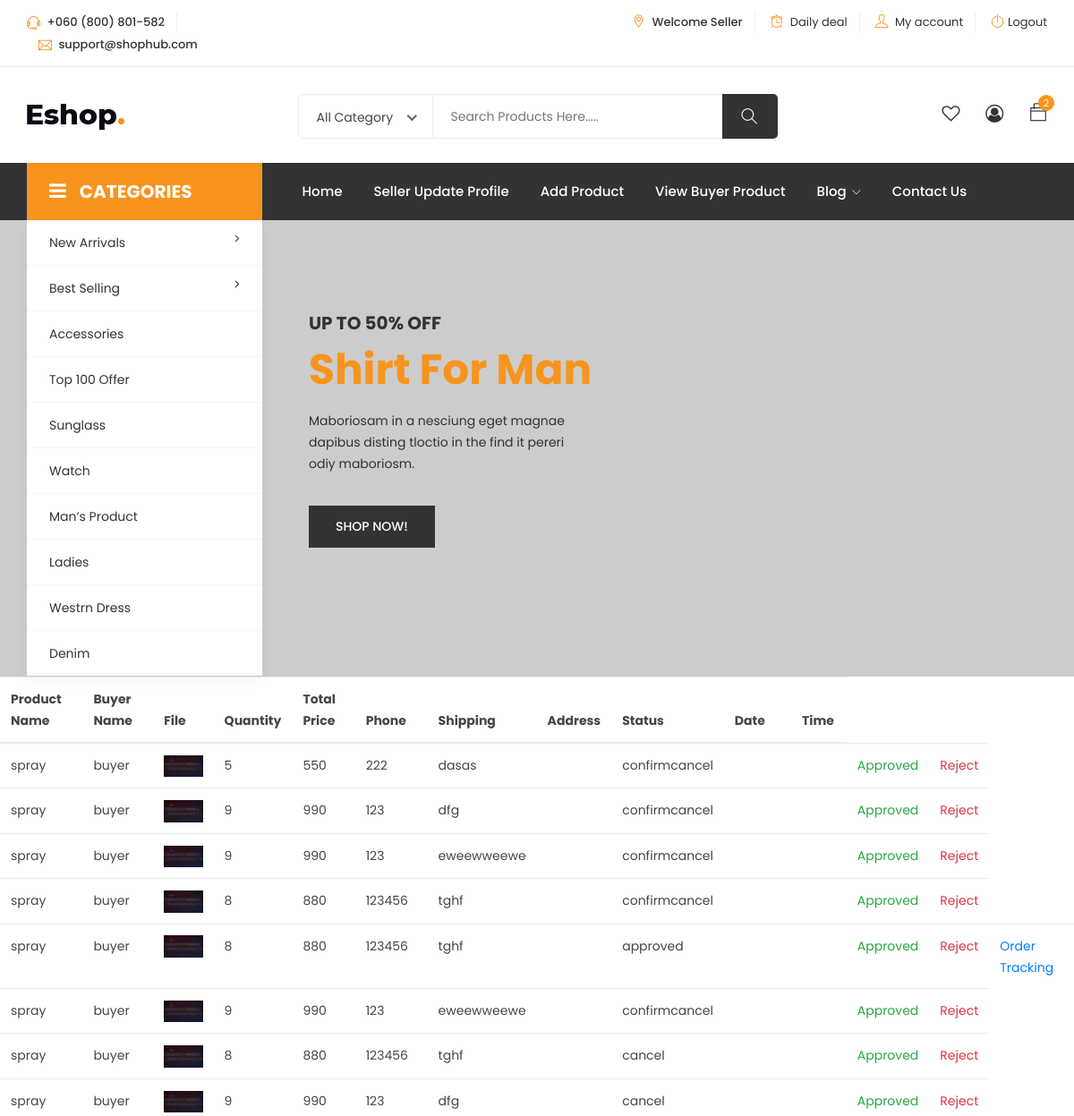
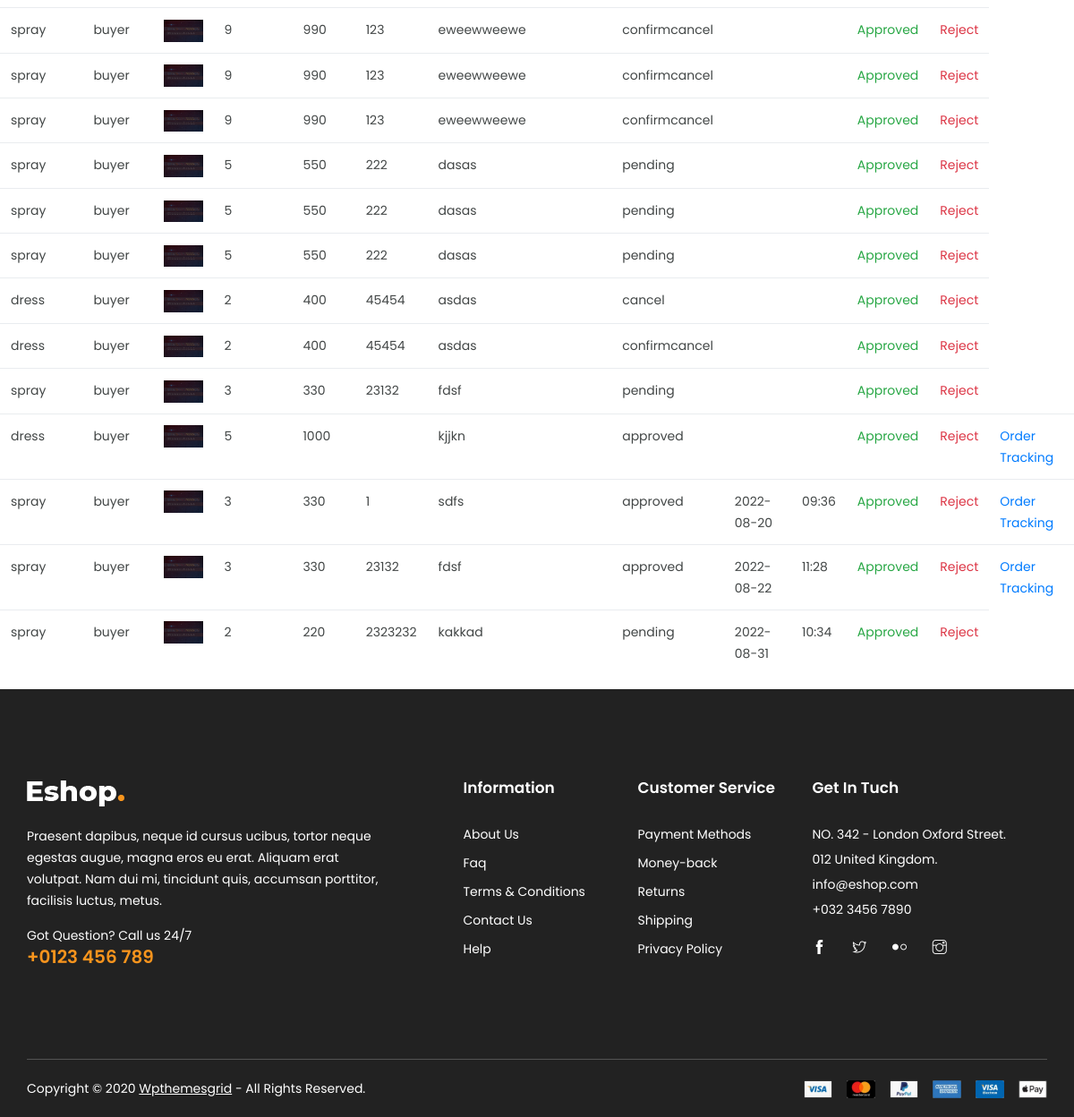
/viewbuyerproduct/ (signed in), run on the app's committed database (2 pictures, top to bottom).
### buyer/models.py (models this page shows)
class order_tb(models.Model):
    sellerid=models.ForeignKey('seller.seller_tb',on_delete=models.CASCADE)
    productid=models.ForeignKey('seller.product_tb',on_delete=models.CASCADE)
    buyerid=models.ForeignKey('buyer_tb',on_delete=models.CASCADE)
    shipping=models.CharField(max_length=20)
    phone=models.CharField(max_length=20)
    quantity=models.IntegerField()
    totalprice=models.IntegerField()
    date=models.CharField(max_length=20)
    time=models.CharField(max_length=20)
    status=models.CharField(max_length=20,default='pending')

class buyer_tb(models.Model):
    name=models.CharField(max_length=20)
    address=models.CharField(max_length=20)
    dob=models.CharField(max_length=20)
    gender=models.CharField(max_length=20)
    phonenumber=models.CharField(max_length=20)
    country=models.CharField(max_length=20)
    username=models.CharField(max_length=20)
    password=models.CharField(max_length=20)

### seller/models.py (models this page shows)
class product_tb(models.Model):
    product_name=models.CharField(max_length=20)
    stock=models.CharField(max_length=20)
    file=models.FileField()
    details=models.CharField(max_length=20)
    price=models.IntegerField()
    categoryid=models.ForeignKey('siteadmin.category_tb',on_delete=models.CASCADE)
    sellerid=models.ForeignKey('seller_tb',on_delete=models.CASCADE)

### seller/views.py (the view)
# urls.py: path('viewbuyerproduct/',sellerview.viewbuyerproduct,name='viewbuyerproduct'),
def viewbuyerproduct(request):
    sellerid=request.session['id']
    orderview=order_tb.objects.filter(sellerid=sellerid)
    return render(request,'viewbuyerproduct.html',{'orderview':orderview})

### templates/viewbuyerproduct.html (shortened to what this page needs)
<!DOCTYPE html>
<html lang="zxx">
<head>
	<link rel="stylesheet" href="/static/eshop/css/bootstrap.css">
    <link rel="stylesheet" href="/static/eshop/css/magnific-popup.min.css">
    <link rel="stylesheet" href="/static/eshop/css/font-awesome.css">
	<link rel="stylesheet" href="/static/eshop/css/jquery.fancybox.min.css">
    <link rel="stylesheet" href="/static/eshop/css/themify-icons.css">
    <link rel="stylesheet" href="/static/eshop/css/niceselect.css">
    <link rel="stylesheet" href="/static/eshop/css/animate.css">
    <link rel="stylesheet" href="/static/eshop/css/flex-slider.min.css">
    <link rel="stylesheet" href="/static/eshop/css/owl-carousel.css">
    <link rel="stylesheet" href="/static/eshop/css/slicknav.min.css">
	<link rel="stylesheet" href="/static/eshop/css/reset.css">
	<link rel="stylesheet" href="/static/eshop/style.css">
    <link rel="stylesheet" href="/static/eshop/css/responsive.css">
</head>
<body class="js">
	<header class="header shop">
		<div class="topbar">
			<div class="container">
				<div class="row">
					<div class="col-lg-4 col-md-12 col-12">
						<div class="top-left">
							<ul class="list-main">
								<li><i class="ti-headphone-alt"></i> +060 (800) 801-582</li>
								<li><i class="ti-email"></i> support@shophub.com</li>
							</ul>
						</div>
					</div>
					<div class="col-lg-8 col-md-12 col-12">
						<div class="right-content">
							<ul class="list-main">
								<li><i class="ti-location-pin"></i> Welcome Seller </li>
								<li><i class="ti-alarm-clock"></i> <a href="#">Daily deal</a></li>
								<li><i class="ti-user"></i> <a href="#">My account</a></li>
								<li><i class="ti-power-off"></i><a href="{% url 'logout' %}">Logout</a></li>
							</ul>
						</div>
					</div>
				</div>
			</div>
		</div>
		<div class="middle-inner">
			<div class="container">
				<div class="row">
					<div class="col-lg-2 col-md-2 col-12">
						<div class="logo">
							<a href="index.html"><img src="/static/eshop/images/logo.png" alt="logo"></a>
						</div>
					</div>
					<div class="col-lg-8 col-md-7 col-12">
						<div class="search-bar-top">
							<div class="search-bar">
								<form>
									<input name="search" placeholder="Search Products Here....." type="search">
									<button class="btnn"><i class="ti-search"></i></button>
								</form>
							</div>
						</div>
					</div>
					<div class="col-lg-2 col-md-3 col-12">
						<div class="right-bar">
							<div class="sinlge-bar">
								<a href="#" class="single-icon"><i class="fa fa-heart-o" aria-hidden="true"></i></a>
							</div>
							<div class="sinlge-bar">
								<a href="#" class="single-icon"><i class="fa fa-user-circle-o" aria-hidden="true"></i></a>
							</div>
							<div class="sinlge-bar shopping">
								<a href="#" class="single-icon"><i class="ti-bag"></i> <span class="total-count">2</span></a>
							</div>
						</div>
					</div>
				</div>
			</div>
		</div>
		<div class="header-inner">
			<div class="container">
				<div class="cat-nav-head">
					<div class="row">
						<div class="col-lg-3">
							<div class="all-category">
								<h3 class="cat-heading"><i class="fa fa-bars" aria-hidden="true"></i>CATEGORIES</h3>
								<ul class="main-category">
									<li><a href="#">New Arrivals <i class="fa fa-angle-right" aria-hidden="true"></i></a>
									</li>
									<li class="main-mega"><a href="#">best selling <i class="fa fa-angle-right" aria-hidden="true"></i></a>
									</li>
									<li><a href="#">accessories</a></li>
									<li><a href="#">top 100 offer</a></li>
									<li><a href="#">sunglass</a></li>
									<li><a href="#">watch</a></li>
									<li><a href="#">man’s product</a></li>
									<li><a href="#">ladies</a></li>
									<li><a href="#">westrn dress</a></li>
									<li><a href="#">denim </a></li>
								</ul>
							</div>
						</div>
						<div class="col-lg-9 col-12">
							<div class="menu-area">
								<nav class="navbar navbar-expand-lg">
									<div class="navbar-collapse">
										<div class="nav-inner">
											<ul class="nav main-menu menu navbar-nav">
													<li><a href="#">Home</a></li>
													<li><a href="{% url 'sellerupdateprofile' %}">Seller update Profile</a></li>
													<li><a href="{% url 'addproduct' %}">Add Product</a></li>
													<li><a href="{% url 'viewbuyerproduct' %}">View Buyer Product</a></li>
													<li><a href="#">Blog<i class="ti-angle-down"></i></a>
													</li>
													<li><a href="contact.html">Contact Us</a></li>
												</ul>
										</div>
									</div>
								</nav>
							</div>
						</div>
					</div>
				</div>
			</div>
		</div>
	</header>
	<section class="hero-slider">
		<div class="single-slider">
			<div class="container">
				<div class="row no-gutters">
					<div class="col-lg-9 offset-lg-3 col-12">
						<div class="text-inner">
							<div class="row">
								<div class="col-lg-7 col-12">
									<div class="hero-text">
										<h1><span>UP TO 50% OFF </span>Shirt For Man</h1>
										<p>Maboriosam in a nesciung eget magnae <br> dapibus disting tloctio in the find it pereri <br> odiy maboriosm.</p>
										<div class="button">
											<a href="#" class="btn">Shop Now!</a>
										</div>
									</div>
								</div>
							</div>
						</div>
					</div>
				</div>
			</div>
		</div>
	</section>
<table class="table table-hover table-fixed">
  <thead>
    <tr>
      <th>Product Name</th>
			<th>Buyer Name</th>
			<th>File</th>
			<th>Quantity</th>
			<th>Total Price</th>
			<th>Phone</th>
			<th>Shipping</th>
			<th>Address</th>
			<th>Status</th>
			<th>Date</th>
			<th>Time</th>
    </tr>
  </thead>
  <tbody>
{% for v in orderview %}
    <tr>
			<td>{{v.productid.product_name}}</td>
			<td>{{v.buyerid.name}}</td>
			<td><img src="{{v.productid.file.url}}" height='100px' width='100px'></td>
			<td>{{v.quantity}}</td>
			<td>{{v.totalprice}}</td>
			<td>{{v.phone}}</td>
			<td>{{v.shipping}}</td>
			<td>{{v.address}}</td>
			<td>{{v.status}}</td>
			<td>{{v.date}}</td>
			<td>{{v.time}}</td>
			<td><a href="{% url 'orderapproved' v.id %}" class="text-success">Approved</td>
			<td><a href="{% url 'orderreject' v.id %}" class="text-danger">Reject</td>
			{% if v.status == 'approved'%}
			<td><a href="{% url 'trackingid' v.id %}" class="text-primary">Order Tracking</a></td>
			{% endif %}
		</tr>
		{% endfor %}
  </tbody>
</table>
	<footer class="footer">
		<div class="footer-top section">
			<div class="container">
				<div class="row">
					<div class="col-lg-5 col-md-6 col-12">
						<div class="single-footer about">
							<div class="logo">
								<a href="index.html"><img src="/static/eshop/images/logo2.png" alt="#"></a>
							</div>
							<p class="text">Praesent dapibus, neque id cursus ucibus, tortor neque egestas augue,  magna eros eu erat. Aliquam erat volutpat. Nam dui mi, tincidunt quis, accumsan porttitor, facilisis luctus, metus.</p>
							<p class="call">Got Question? Call us 24/7<span><a href="tel:123456789">+0123 456 789</a></span></p>
						</div>
					</div>
					<div class="col-lg-2 col-md-6 col-12">
						<div class="single-footer links">
							<h4>Information</h4>
							<ul>
								<li><a href="#">About Us</a></li>
								<li><a href="#">Faq</a></li>
								<li><a href="#">Terms & Conditions</a></li>
								<li><a href="#">Contact Us</a></li>
								<li><a href="#">Help</a></li>
							</ul>
						</div>
					</div>
					<div class="col-lg-2 col-md-6 col-12">
						<div class="single-footer links">
							<h4>Customer Service</h4>
							<ul>
								<li><a href="#">Payment Methods</a></li>
								<li><a href="#">Money-back</a></li>
								<li><a href="#">Returns</a></li>
								<li><a href="#">Shipping</a></li>
								<li><a href="#">Privacy Policy</a></li>
							</ul>
						</div>
					</div>
					<div class="col-lg-3 col-md-6 col-12">
						<div class="single-footer social">
							<h4>Get In Tuch</h4>
							<div class="contact">
								<ul>
									<li>NO. 342 - London Oxford Street.</li>
									<li>012 United Kingdom.</li>
									<li>info@eshop.com</li>
									<li>+032 3456 7890</li>
								</ul>
							</div>
							<ul>
								<li><a href="#"><i class="ti-facebook"></i></a></li>
								<li><a href="#"><i class="ti-twitter"></i></a></li>
								<li><a href="#"><i class="ti-flickr"></i></a></li>
								<li><a href="#"><i class="ti-instagram"></i></a></li>
							</ul>
						</div>
					</div>
				</div>
			</div>
		</div>
		<div class="copyright">
			<div class="container">
				<div class="inner">
					<div class="row">
						<div class="col-lg-6 col-12">
							<div class="left">
								<p>Copyright © 2020 <a href="http://www.wpthemesgrid.com" target="_blank">Wpthemesgrid</a>  -  All Rights Reserved.</p>
							</div>
						</div>
						<div class="col-lg-6 col-12">
							<div class="right">
								<img src="/static/eshop/images/payments.png" alt="#">
							</div>
						</div>
					</div>
				</div>
			</div>
		</div>
	</footer>
</body>
</html>

### data on the page
order_tb: productid.product_name "spray", buyerid.name "buyer", productid.file (picture), quantity "5", totalprice "550", phone "222", shipping "dasas", status "confirmcancel"
order_tb: productid.product_name "spray", buyerid.name "buyer", productid.file (picture), quantity "9", totalprice "990", phone "123", shipping "dfg", status "confirmcancel"
order_tb: productid.product_name "spray", buyerid.name "buyer", productid.file (picture), quantity "9", totalprice "990", phone "123", shipping "eweewweewe", status "confirmcancel"
order_tb: productid.product_name "spray", buyerid.name "buyer", productid.file (picture), quantity "8", totalprice "880", phone "123456", shipping "tghf", status "confirmcancel"
order_tb: productid.product_name "spray", buyerid.name "buyer", productid.file (picture), quantity "8", totalprice "880", phone "123456", shipping "tghf", status "approved", shows "Order Tracking"
order_tb: productid.product_name "spray", buyerid.name "buyer", productid.file (picture), quantity "9", totalprice "990", phone "123", shipping "eweewweewe", status "confirmcancel"
order_tb: productid.product_name "spray", buyerid.name "buyer", productid.file (picture), quantity "8", totalprice "880", phone "123456", shipping "tghf", status "cancel"
order_tb: productid.product_name "spray", buyerid.name "buyer", productid.file (picture), quantity "9", totalprice "990", phone "123", shipping "dfg", status "cancel"
order_tb: productid.product_name "spray", buyerid.name "buyer", productid.file (picture), quantity "9", totalprice "990", phone "123", shipping "eweewweewe", status "confirmcancel"
order_tb: productid.product_name "spray", buyerid.name "buyer", productid.file (picture), quantity "9", totalprice "990", phone "123", shipping "eweewweewe", status "confirmcancel"
order_tb: productid.product_name "spray", buyerid.name "buyer", productid.file (picture), quantity "9", totalprice "990", phone "123", shipping "eweewweewe", status "confirmcancel"
order_tb: productid.product_name "spray", buyerid.name "buyer", productid.file (picture), quantity "5", totalprice "550", phone "222", shipping "dasas", status "pending"
order_tb: productid.product_name "spray", buyerid.name "buyer", productid.file (picture), quantity "5", totalprice "550", phone "222", shipping "dasas", status "pending"
order_tb: productid.product_name "spray", buyerid.name "buyer", productid.file (picture), quantity "5", totalprice "550", phone "222", shipping "dasas", status "pending"
order_tb: productid.product_name "dress", buyerid.name "buyer", productid.file (picture), quantity "2", totalprice "400", phone "45454", shipping "asdas", status "cancel"
order_tb: productid.product_name "dress", buyerid.name "buyer", productid.file (picture), quantity "2", totalprice "400", phone "45454", shipping "asdas", status "confirmcancel"
order_tb: productid.product_name "spray", buyerid.name "buyer", productid.file (picture), quantity "3", totalprice "330", phone "23132", shipping "fdsf", status "pending"
order_tb: productid.product_name "dress", buyerid.name "buyer", productid.file (picture), quantity "5", totalprice "1000", shipping "kjjkn", status "approved", shows "Order Tracking"
order_tb: productid.product_name "spray", buyerid.name "buyer", productid.file (picture), quantity "3", totalprice "330", phone "1", shipping "sdfs", status "approved", date "2022-08-20", time "09:36", shows "Order Tracking"
order_tb: productid.product_name "spray", buyerid.name "buyer", productid.file (picture), quantity "3", totalprice "330", phone "23132", shipping "fdsf", status "approved", date "2022-08-22", time "11:28", shows "Order Tracking"
order_tb: productid.product_name "spray", buyerid.name "buyer", productid.file (picture), quantity "2", totalprice "220", phone "2323232", shipping "kakkad", status "pending", date "2022-08-31", time "10:34"
